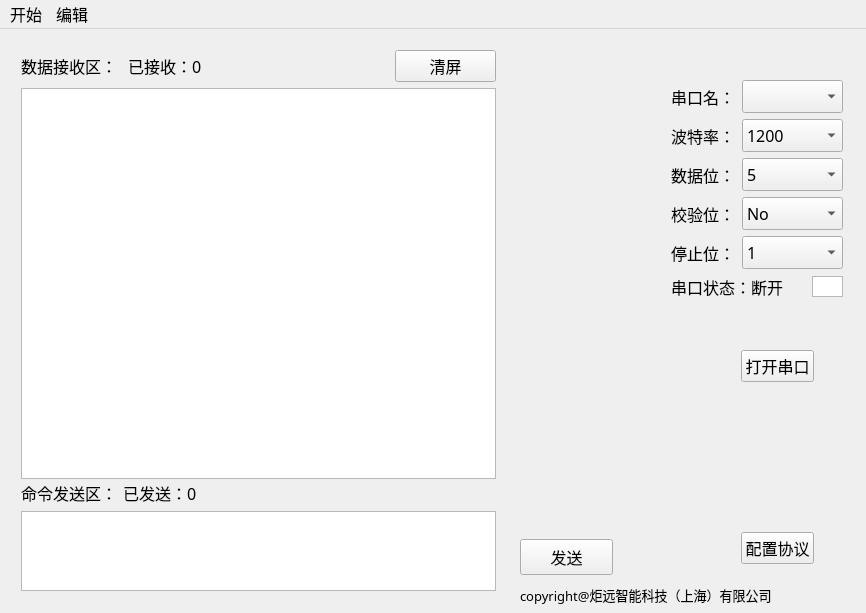
<?xml version="1.0" encoding="UTF-8"?>
<ui version="4.0">
 <class>MainWindow</class>
 <widget class="QMainWindow" name="MainWindow">
  <property name="geometry">
   <rect>
    <x>0</x>
    <y>0</y>
    <width>866</width>
    <height>613</height>
   </rect>
  </property>
  <property name="font">
   <font>
    <family>微软雅黑</family>
    <pointsize>12</pointsize>
   </font>
  </property>
  <property name="windowTitle">
   <string>多功能数据采集系统 yusengo@163.com</string>
  </property>
  <widget class="QWidget" name="centralWidget">
   <widget class="QLabel" name="label_StatusBar">
    <property name="geometry">
     <rect>
      <x>520</x>
      <y>550</y>
      <width>351</width>
      <height>31</height>
     </rect>
    </property>
    <property name="font">
     <font>
      <family>幼圆</family>
      <pointsize>10</pointsize>
     </font>
    </property>
    <property name="text">
     <string>copyright@炬远智能科技（上海）有限公司</string>
    </property>
    <property name="margin">
     <number>-1</number>
    </property>
   </widget>
   <widget class="QPushButton" name="pushButton_SendCmd">
    <property name="geometry">
     <rect>
      <x>520</x>
      <y>510</y>
      <width>93</width>
      <height>36</height>
     </rect>
    </property>
    <property name="text">
     <string>发送</string>
    </property>
   </widget>
   <widget class="QWidget" name="layoutWidget">
    <property name="geometry">
     <rect>
      <x>660</x>
      <y>40</y>
      <width>194</width>
      <height>243</height>
     </rect>
    </property>
    <layout class="QVBoxLayout" name="verticalLayout_2">
     <item>
      <layout class="QVBoxLayout" name="verticalLayout">
       <item>
        <layout class="QHBoxLayout" name="horizontalLayout">
         <item>
          <widget class="QLabel" name="label_SPortName">
           <property name="font">
            <font>
             <family>微软雅黑</family>
             <pointsize>12</pointsize>
            </font>
           </property>
           <property name="text">
            <string>串口名：</string>
           </property>
          </widget>
         </item>
         <item>
          <widget class="QComboBox" name="comboBox_SPortName">
           <property name="minimumSize">
            <size>
             <width>101</width>
             <height>33</height>
            </size>
           </property>
           <property name="maximumSize">
            <size>
             <width>101</width>
             <height>33</height>
            </size>
           </property>
          </widget>
         </item>
        </layout>
       </item>
       <item>
        <layout class="QHBoxLayout" name="horizontalLayout_2">
         <item>
          <widget class="QLabel" name="label_SPortBaud">
           <property name="font">
            <font>
             <family>微软雅黑</family>
             <pointsize>12</pointsize>
            </font>
           </property>
           <property name="text">
            <string>波特率：</string>
           </property>
          </widget>
         </item>
         <item>
          <widget class="QComboBox" name="comboBox_SPortBaud">
           <property name="minimumSize">
            <size>
             <width>101</width>
             <height>33</height>
            </size>
           </property>
           <property name="maximumSize">
            <size>
             <width>101</width>
             <height>33</height>
            </size>
           </property>
           <item>
            <property name="text">
             <string>1200</string>
            </property>
           </item>
           <item>
            <property name="text">
             <string>2400</string>
            </property>
           </item>
           <item>
            <property name="text">
             <string>4800</string>
            </property>
           </item>
           <item>
            <property name="text">
             <string>9600</string>
            </property>
           </item>
           <item>
            <property name="text">
             <string>19200</string>
            </property>
           </item>
           <item>
            <property name="text">
             <string>38400</string>
            </property>
           </item>
           <item>
            <property name="text">
             <string>57600</string>
            </property>
           </item>
           <item>
            <property name="text">
             <string>115200</string>
            </property>
           </item>
          </widget>
         </item>
        </layout>
       </item>
       <item>
        <layout class="QHBoxLayout" name="horizontalLayout_3">
         <item>
          <widget class="QLabel" name="label_SPortDataBit">
           <property name="font">
            <font>
             <family>微软雅黑</family>
             <pointsize>12</pointsize>
            </font>
           </property>
           <property name="text">
            <string>数据位：</string>
           </property>
          </widget>
         </item>
         <item>
          <widget class="QComboBox" name="comboBox_SPortDataBit">
           <property name="minimumSize">
            <size>
             <width>101</width>
             <height>33</height>
            </size>
           </property>
           <property name="maximumSize">
            <size>
             <width>101</width>
             <height>33</height>
            </size>
           </property>
           <item>
            <property name="text">
             <string>5</string>
            </property>
           </item>
           <item>
            <property name="text">
             <string>6</string>
            </property>
           </item>
           <item>
            <property name="text">
             <string>7</string>
            </property>
           </item>
           <item>
            <property name="text">
             <string>8</string>
            </property>
           </item>
          </widget>
         </item>
        </layout>
       </item>
       <item>
        <layout class="QHBoxLayout" name="horizontalLayout_4">
         <item>
          <widget class="QLabel" name="label_SPortOEBit">
           <property name="font">
            <font>
             <family>微软雅黑</family>
             <pointsize>12</pointsize>
            </font>
           </property>
           <property name="text">
            <string>校验位：</string>
           </property>
          </widget>
         </item>
         <item>
          <widget class="QComboBox" name="comboBox_SPortOEBit">
           <property name="minimumSize">
            <size>
             <width>101</width>
             <height>33</height>
            </size>
           </property>
           <property name="maximumSize">
            <size>
             <width>101</width>
             <height>33</height>
            </size>
           </property>
           <item>
            <property name="text">
             <string>No</string>
            </property>
           </item>
           <item>
            <property name="text">
             <string>Even</string>
            </property>
           </item>
           <item>
            <property name="text">
             <string>Odd</string>
            </property>
           </item>
           <item>
            <property name="text">
             <string>Space</string>
            </property>
           </item>
           <item>
            <property name="text">
             <string>Mark</string>
            </property>
           </item>
          </widget>
         </item>
        </layout>
       </item>
       <item>
        <layout class="QHBoxLayout" name="horizontalLayout_5">
         <item>
          <widget class="QLabel" name="label_SPortStopBit">
           <property name="font">
            <font>
             <family>微软雅黑</family>
             <pointsize>12</pointsize>
            </font>
           </property>
           <property name="text">
            <string>停止位：</string>
           </property>
          </widget>
         </item>
         <item>
          <widget class="QComboBox" name="comboBox_SPortStopBit">
           <property name="minimumSize">
            <size>
             <width>101</width>
             <height>33</height>
            </size>
           </property>
           <property name="maximumSize">
            <size>
             <width>101</width>
             <height>33</height>
            </size>
           </property>
           <item>
            <property name="text">
             <string>1</string>
            </property>
           </item>
           <item>
            <property name="text">
             <string>2</string>
            </property>
           </item>
           <item>
            <property name="text">
             <string>1.5</string>
            </property>
           </item>
          </widget>
         </item>
        </layout>
       </item>
      </layout>
     </item>
     <item>
      <layout class="QHBoxLayout" name="horizontalLayout_6">
       <item>
        <widget class="QLabel" name="label_ComStatus">
         <property name="text">
          <string>串口状态：断开</string>
         </property>
        </widget>
       </item>
       <item>
        <widget class="QGraphicsView" name="graphicsView_ComStatus">
         <property name="maximumSize">
          <size>
           <width>31</width>
           <height>21</height>
          </size>
         </property>
         <property name="backgroundBrush">
          <brush brushstyle="SolidPattern">
           <color alpha="255">
            <red>255</red>
            <green>0</green>
            <blue>0</blue>
           </color>
          </brush>
         </property>
        </widget>
       </item>
      </layout>
     </item>
    </layout>
   </widget>
   <widget class="QWidget" name="">
    <property name="geometry">
     <rect>
      <x>10</x>
      <y>10</y>
      <width>497</width>
      <height>563</height>
     </rect>
    </property>
    <layout class="QVBoxLayout" name="verticalLayout_5">
     <item>
      <layout class="QVBoxLayout" name="verticalLayout_3">
       <item>
        <layout class="QHBoxLayout" name="horizontalLayout_7">
         <item>
          <widget class="QLabel" name="label_DataRecvBuf">
           <property name="text">
            <string>数据接收区：</string>
           </property>
          </widget>
         </item>
         <item>
          <widget class="QLabel" name="label_RecvNum">
           <property name="minimumSize">
            <size>
             <width>261</width>
             <height>21</height>
            </size>
           </property>
           <property name="text">
            <string>已接收：0</string>
           </property>
          </widget>
         </item>
         <item>
          <widget class="QPushButton" name="pushButton_ClearRecv">
           <property name="text">
            <string>清屏</string>
           </property>
          </widget>
         </item>
        </layout>
       </item>
       <item>
        <widget class="QTextBrowser" name="textBrowser">
         <property name="minimumSize">
          <size>
           <width>0</width>
           <height>391</height>
          </size>
         </property>
        </widget>
       </item>
      </layout>
     </item>
     <item>
      <layout class="QHBoxLayout" name="horizontalLayout_8">
       <item>
        <widget class="QLabel" name="label_CMDSendBuf">
         <property name="text">
          <string>命令发送区：</string>
         </property>
        </widget>
       </item>
       <item>
        <widget class="QLabel" name="label_SendNum">
         <property name="minimumSize">
          <size>
           <width>261</width>
           <height>21</height>
          </size>
         </property>
         <property name="text">
          <string>已发送：0</string>
         </property>
        </widget>
       </item>
       <item>
        <spacer name="horizontalSpacer">
         <property name="orientation">
          <enum>Qt::Horizontal</enum>
         </property>
         <property name="sizeHint" stdset="0">
          <size>
           <width>98</width>
           <height>20</height>
          </size>
         </property>
        </spacer>
       </item>
      </layout>
     </item>
     <item>
      <widget class="QTextEdit" name="textEdit">
       <property name="minimumSize">
        <size>
         <width>0</width>
         <height>80</height>
        </size>
       </property>
       <property name="maximumSize">
        <size>
         <width>16777215</width>
         <height>80</height>
        </size>
       </property>
      </widget>
     </item>
    </layout>
   </widget>
   <widget class="QWidget" name="">
    <property name="geometry">
     <rect>
      <x>730</x>
      <y>310</y>
      <width>95</width>
      <height>236</height>
     </rect>
    </property>
    <layout class="QVBoxLayout" name="verticalLayout_4">
     <item>
      <widget class="QPushButton" name="pushButton_OpenCom">
       <property name="text">
        <string>打开串口</string>
       </property>
      </widget>
     </item>
     <item>
      <spacer name="verticalSpacer">
       <property name="orientation">
        <enum>Qt::Vertical</enum>
       </property>
       <property name="sizeHint" stdset="0">
        <size>
         <width>20</width>
         <height>148</height>
        </size>
       </property>
      </spacer>
     </item>
     <item>
      <widget class="QPushButton" name="pushButton_InitProto">
       <property name="text">
        <string>配置协议</string>
       </property>
      </widget>
     </item>
    </layout>
   </widget>
  </widget>
  <widget class="QMenuBar" name="menuBar">
   <property name="geometry">
    <rect>
     <x>0</x>
     <y>0</y>
     <width>866</width>
     <height>26</height>
    </rect>
   </property>
   <widget class="QMenu" name="menu">
    <property name="font">
     <font>
      <family>微软雅黑</family>
      <pointsize>12</pointsize>
     </font>
    </property>
    <property name="title">
     <string>开始</string>
    </property>
   </widget>
   <widget class="QMenu" name="menu_2">
    <property name="font">
     <font>
      <family>微软雅黑</family>
      <pointsize>12</pointsize>
     </font>
    </property>
    <property name="title">
     <string>编辑</string>
    </property>
   </widget>
   <addaction name="menu"/>
   <addaction name="menu_2"/>
  </widget>
 </widget>
 <layoutdefault spacing="6" margin="11"/>
 <resources/>
 <connections/>
</ui>
